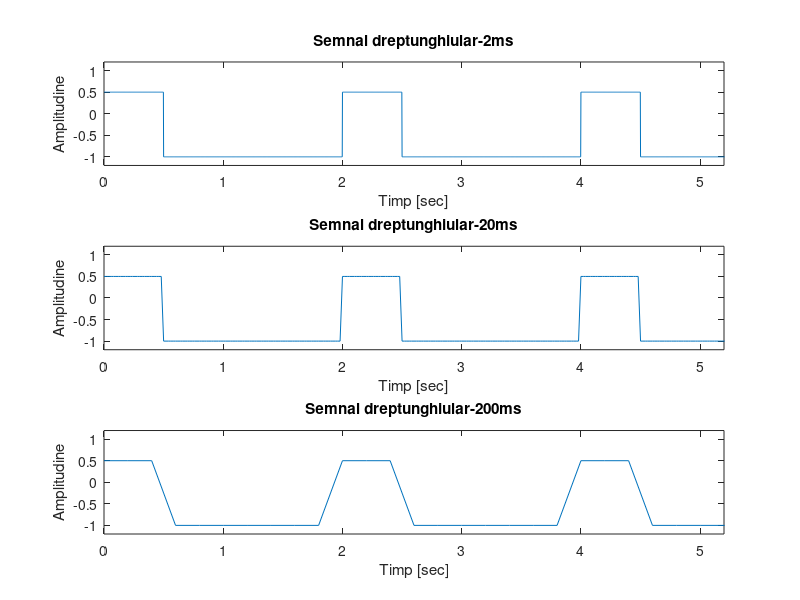

Source code (MATLAB):
function t1_tc1_Samoilescu_Tudor()
%a)rezolutia temporara - 2ms
f=0.5; %frecventa semnalului
t1=0:0.002:10; %durata semnalului(10s) si pasul(0.002)
x1=square(2*pi*f*t1,25);
%modificam nivelul maxim
for i = 1:1:length(x1)
   if x1(i) > 0
       x1(i) = x1(i)/2;
   end
end
subplot(3,1,1),plot(t1,x1),title('Semnal dreptunghiular-2ms')
xlabel('Timp [sec]'),ylabel('Amplitudine')
axis([0 5.2 -1.2 1.2])
%b)rezolutia temporara - 20 ms
t2=0:0.02:10; %durata semnalului(10s) si pasul(0.02)
x2=square(2*pi*f*t2,25);
%modificam nivelul maxim
for i = 1:1:length(x2)
   if x2(i) > 0
       x2(i) = x2(i)/2;
   end
end
subplot(3,1,2),plot(t2,x2),title('Semnal dreptunghiular-20ms')
xlabel('Timp [sec]'),ylabel('Amplitudine')
axis([0 5.2 -1.2 1.2])
%crezolutia temporara - 200ms
t3=0:0.2:10; %durata semnalului(10s) si pasul(0.2)
x3=square(2*pi*f*t3,25);
%modificam nivelul maxim
for i = 1:1:length(x3)
   if x3(i) > 0
       x3(i) = x3(i)/2;
   end
end
subplot(3,1,3),plot(t3,x3),title('Semnal dreptunghiular-200ms')
xlabel('Timp [sec]'),ylabel('Amplitudine')
axis([0 5.2 -1.2 1.2])
